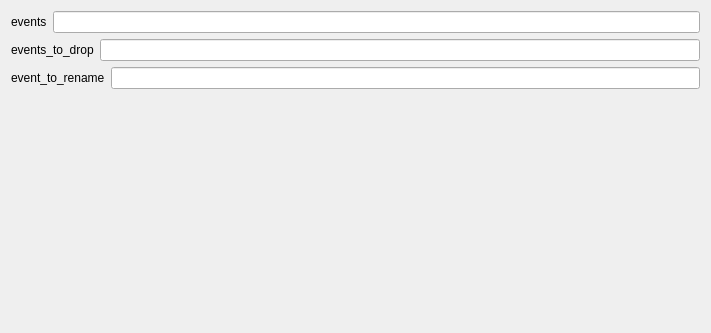
<?xml version="1.0" encoding="UTF-8"?>
<ui version="4.0">
 <class>DropRenameEventsSettingsView</class>
 <widget class="QWidget" name="DropRenameEventsSettingsView">
  <property name="geometry">
   <rect>
    <x>0</x>
    <y>0</y>
    <width>711</width>
    <height>333</height>
   </rect>
  </property>
  <property name="windowTitle">
   <string>Form</string>
  </property>
  <layout class="QVBoxLayout" name="verticalLayout">
   <item>
    <layout class="QHBoxLayout" name="events_horizontalLayout">
     <item>
      <widget class="QLabel" name="events_label">
       <property name="text">
        <string>events</string>
       </property>
      </widget>
     </item>
     <item>
      <widget class="QLineEdit" name="events_lineedit"/>
     </item>
    </layout>
   </item><item>
    <layout class="QHBoxLayout" name="events_to_drop_horizontalLayout">
     <item>
      <widget class="QLabel" name="events_to_drop_label">
       <property name="text">
        <string>events_to_drop</string>
       </property>
      </widget>
     </item>
     <item>
      <widget class="QLineEdit" name="events_to_drop_lineedit"/>
     </item>
    </layout>
   </item><item>
    <layout class="QHBoxLayout" name="event_to_rename_horizontalLayout">
     <item>
      <widget class="QLabel" name="event_to_rename_label">
       <property name="text">
        <string>event_to_rename</string>
       </property>
      </widget>
     </item>
     <item>
      <widget class="QLineEdit" name="event_to_rename_lineedit"/>
     </item>
    </layout>
   </item>
   <item>
    <spacer name="verticalSpacer">
     <property name="orientation">
      <enum>Qt::Vertical</enum>
     </property>
     <property name="sizeHint" stdset="0">
      <size>
       <width>20</width>
       <height>40</height>
      </size>
     </property>
    </spacer>
   </item>
  </layout>
 </widget>
 <resources/>
 <connections/>
 </ui>
